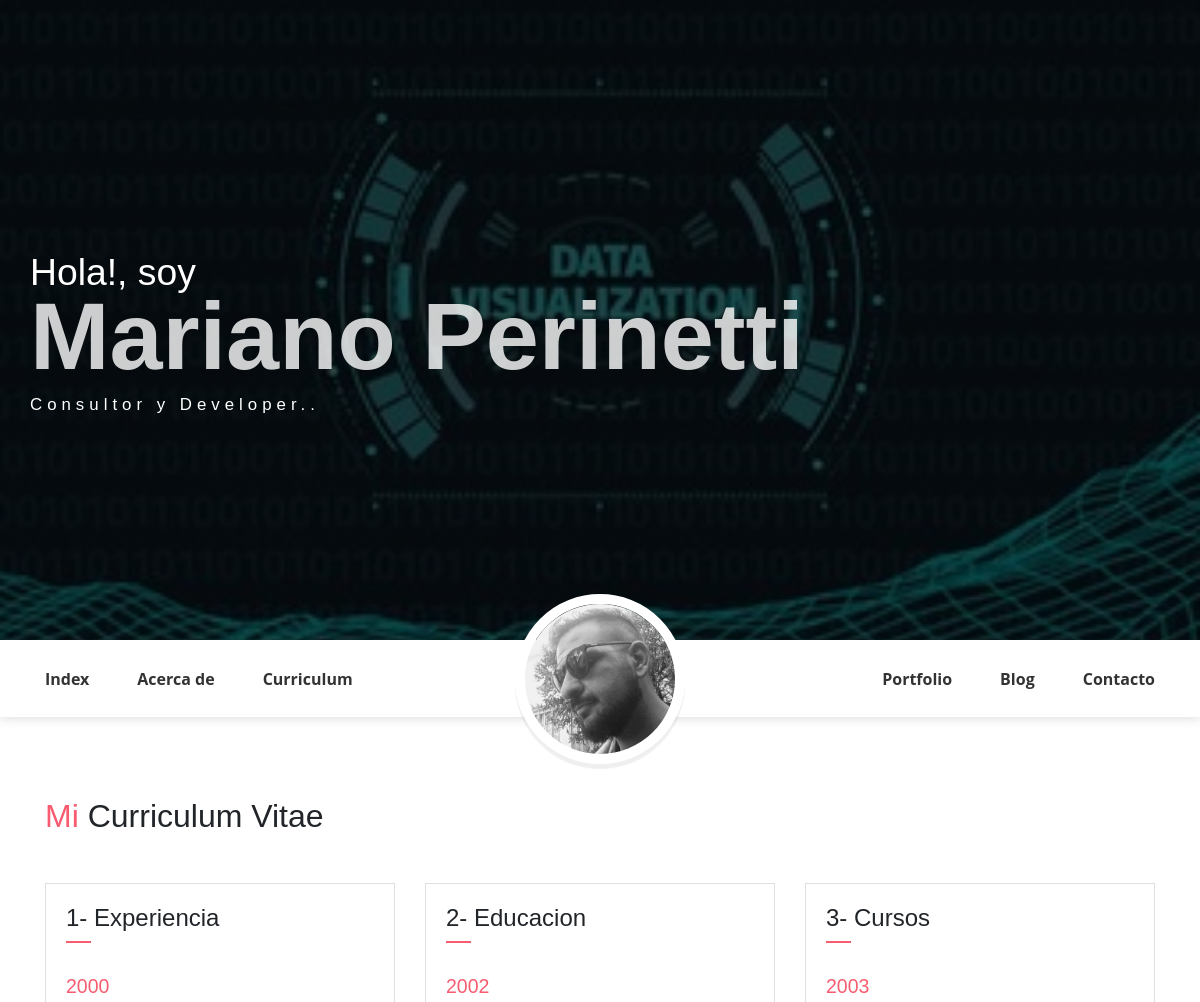
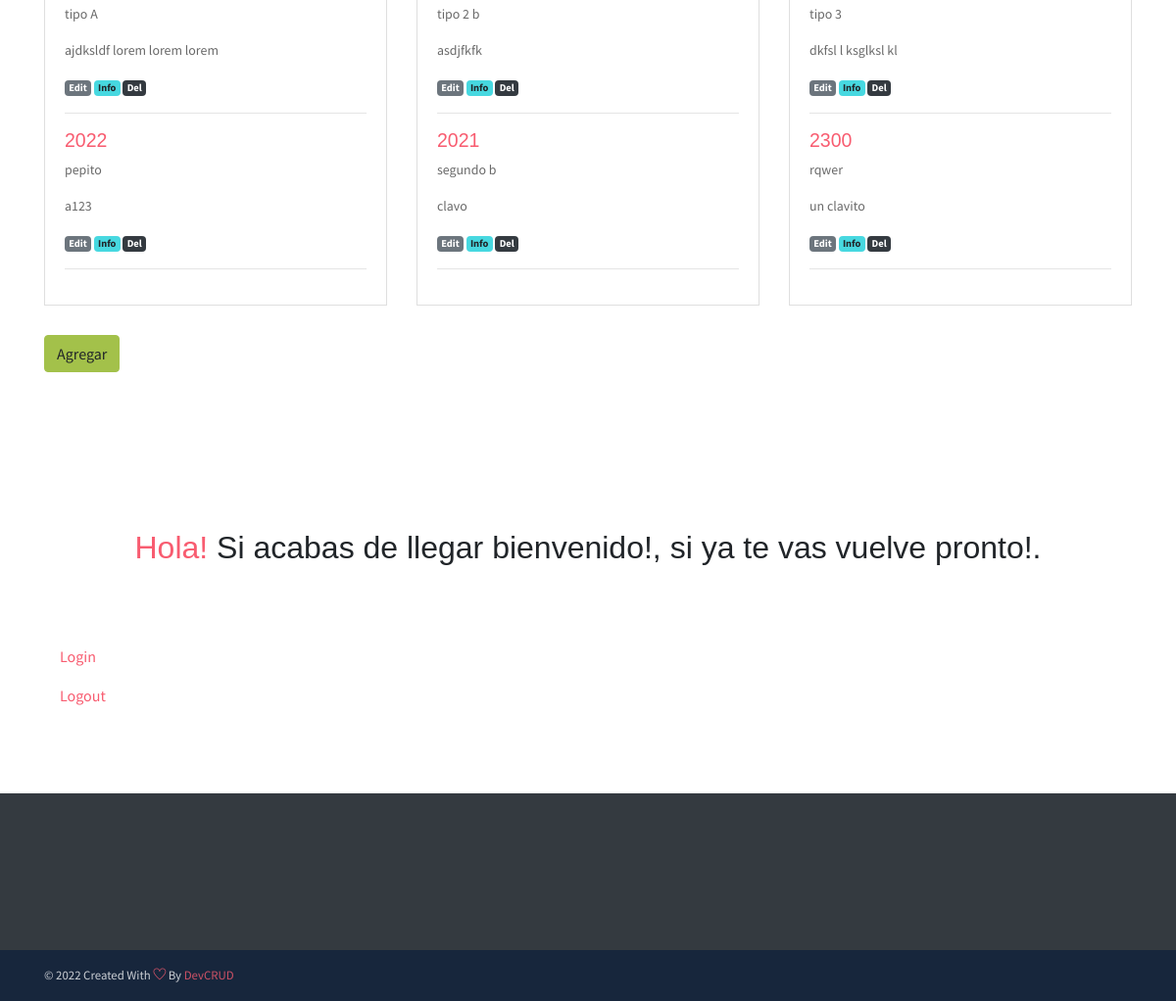
The app's page /curriculum/list (signed in) with its own data (2 pictures, top to bottom).
### miblogApp/models.py (models this page shows)
class Cv(models.Model):
    tipo=models.IntegerField()
    ano=models.IntegerField()
    texto_cv= models.CharField(max_length=60)
    subtexto= models.TextField()

### miblogApp/views.py (the view)
# urls.py: path('curriculum/list', ListarCv.as_view(), name="curriculum"),
class ListarCv(LoginRequiredMixin, ListView):
    login_url = '/login/'
    redirect_field_name = 'redirect_to'
    model = Cv
    template_name = "cv_list.html"

### miblogApp/templates/cv_list.html
{% extends "index.html" %}
{% load static %}
{% block content %}
 <section class="section" id="resume">
    <div class="container">
        <h2 class="mb-5"><span class="text-danger">Mi</span> Curriculum Vitae</h2>
        <div class="row">
            <div class="col-md-6 col-lg-4">
                <div class="card">
                   <div class="card-header">
                        <div class="mt-2">
                            <h4>1- Experiencia</h4>
                            <span class="line"></span>
                        </div>
                    </div>
                    <div class="card-body">
                        {% for cv in object_list %}
                        {% if cv.tipo == 1 %}
                        <h6 class="title text-danger">{{cv.ano}}</h6>
                        <P>{{cv.texto_cv}}</P>
                        <P class="subtitle">{{cv.subtexto}}</P>
                        <a href="{% url 'editarcurriculum' cv.id %}" class="badge badge-secondary">Edit</a>
                        <a href="{% url 'detallecurriculum' cv.id %}" class="badge badge-info">Info</a>
                        <a href="{% url 'borrarcurriculum' cv.id %}" class="badge badge-dark">Del</a>
                        <hr>
                        {% endif %}
                        {% endfor %}
                    </div>
                </div>
            </div>
            <div class="col-md-6 col-lg-4">
                <div class="card">
                   <div class="card-header">
                        <div class="mt-2">
                            <h4>2- Educacion</h4>
                            <span class="line"></span>
                        </div>
                    </div>
                    <div class="card-body">
                        {% for cv in object_list %}
                        {% if cv.tipo == 2 %}
                        <h6 class="title text-danger">{{cv.ano}}</h6>
                        <P>{{cv.texto_cv}}</P>
                        <P class="subtitle">{{cv.subtexto}}</P>
                        <a href="{% url 'editarcurriculum' cv.id %}" class="badge badge-secondary">Edit</a>
                        <a href="{% url 'detallecurriculum' cv.id %}" class="badge badge-info">Info</a>
                        <a href="{% url 'borrarcurriculum' cv.id %}" class="badge badge-dark">Del</a>
                        <hr>
                        {% endif %}
                        {% endfor %}
                    </div>
                </div>
            </div>
            <div class="col-md-6 col-lg-4">
                <div class="card">
                   <div class="card-header">
                        <div class="mt-2">
                            <h4>3- Cursos</h4>
                            <span class="line"></span>
                        </div>
                    </div>
                    <div class="card-body">
                        {% for cv in object_list %}
                        {% if cv.tipo == 3 %}
                        <h6 class="title text-danger">{{cv.ano}}</h6>
                        <P>{{cv.texto_cv}}</P>
                        <P class="subtitle">{{cv.subtexto}}</P>
                        <a href="{% url 'editarcurriculum' cv.id %}" class="badge badge-secondary">Edit</a>
                        <a href="{% url 'detallecurriculum' cv.id %}" class="badge badge-info">Info</a>
                        <a href="{% url 'borrarcurriculum' cv.id %}" class="badge badge-dark">Del</a>
                        <hr>
                        {% endif %}
                        {% endfor %}
                    </div>
                </div>
            </div>
        </div>
        <a class="btn btn-success" href="{% url 'crearcurriculum' %}" role="button">Agregar</a>
    </div>
</section>
{% endblock %}

### miblogApp/templates/index.html (shortened to what this page needs)
<!DOCTYPE html>
<html lang="en">
<head>
    {% load static %}
    <link rel="stylesheet" href="{% static 'miblogApp/assets/vendors/themify-icons/css/themify-icons.css' %}">
	<link rel="stylesheet" href="{% static 'miblogApp/assets/css/johndoe.css' %}">
</head>
<body data-spy="scroll" data-target=".navbar" data-offset="40" id="home">
    <header class="header">
        <div class="container">
            <div class="header-content">
                <h4 class="header-subtitle" >Hola!, soy</h4>
                <h1 class="header-title">Mariano Perinetti</h1>
                <h6 class="header-mono" >Consultor y Developer..</h6>
            </div>
        </div>
    </header>
    <nav class="navbar sticky-top navbar-expand-lg navbar-light bg-white" data-spy="affix" data-offset-top="510">
        <div class="container">
            <div class="collapse mt-sm-20 navbar-collapse" id="navbarSupportedContent">
                <ul class="navbar-nav mr-auto">
                    <li class="nav-item">
                        <a href="{% url 'index' %}" class="nav-link">Index</a>
                    </li>
                    <li class="nav-item">
                        <a href="{% url 'aboutme' %}" class="nav-link">Acerca de</a>
                    </li>
                    <li class="nav-item">
                        <a href="{% url 'curriculum' %}" class="nav-link">Curriculum</a>
                    </li>
                </ul>
                <ul class="navbar-nav brand">
                    <img src="{% static 'miblogApp/assets/imgs/avatar.jpg'%}" alt="" class="brand-img">
                </ul>
                <ul class="navbar-nav ml-auto">
                    <li class="nav-item">
                        <a href="{% url 'portfolio' %}" class="nav-link">Portfolio</a>
                    </li>
                    <li class="nav-item">
                        <a href="{% url 'blog' %}" class="nav-link">Blog</a>
                    </li>
                    <li class="nav-item last-item">
                        <a href="{% url 'contacto' %}" class="nav-link">Contacto</a>
                    </li>
                </ul>
            </div>
        </div>
    </nav>
         {% block content %}
         {% endblock %}
    <section class="section">
        <div class="container">
        <h2 class="mb-5 pb-4" align="center"><span class="text-danger">Hola!</span>
            Si acabas de llegar bienvenido!, si ya te vas vuelve pronto!.
            </h2>
            <a href="{% url 'login' %}" class="nav-link">Login</a>
            <a href="{% url 'logout' %}" class="nav-link">Logout</a>
        </div>
        </section>
    <section class="section bg-dark text-center">
    </section>
    <footer class="footer py-3">
        <div class="container">
            <p class="small mb-0 text-light">
                &copy; <script>document.write(new Date().getFullYear())</script> Created With <i class="ti-heart text-danger"></i> By <a href="http://devcrud.com" target="_blank"><span class="text-danger" title="Bootstrap 4 Themes and Dashboards">DevCRUD</span></a>
            </p>
        </div>
    </footer>
</body>
</html>

### records on screen
Cv: ano "2000", texto_cv "tipo A", subtexto "ajdksldf lorem lorem lorem"
Cv: ano "2022", texto_cv "pepito", subtexto "a123"
Cv: ano "2002", texto_cv "tipo 2 b", subtexto "asdjfkfk"
Cv: ano "2021", texto_cv "segundo b", subtexto "clavo"
Cv: ano "2003", texto_cv "tipo 3", subtexto "dkfsl l ksglksl kl"
Cv: ano "2300", texto_cv "rqwer", subtexto "un clavito"
